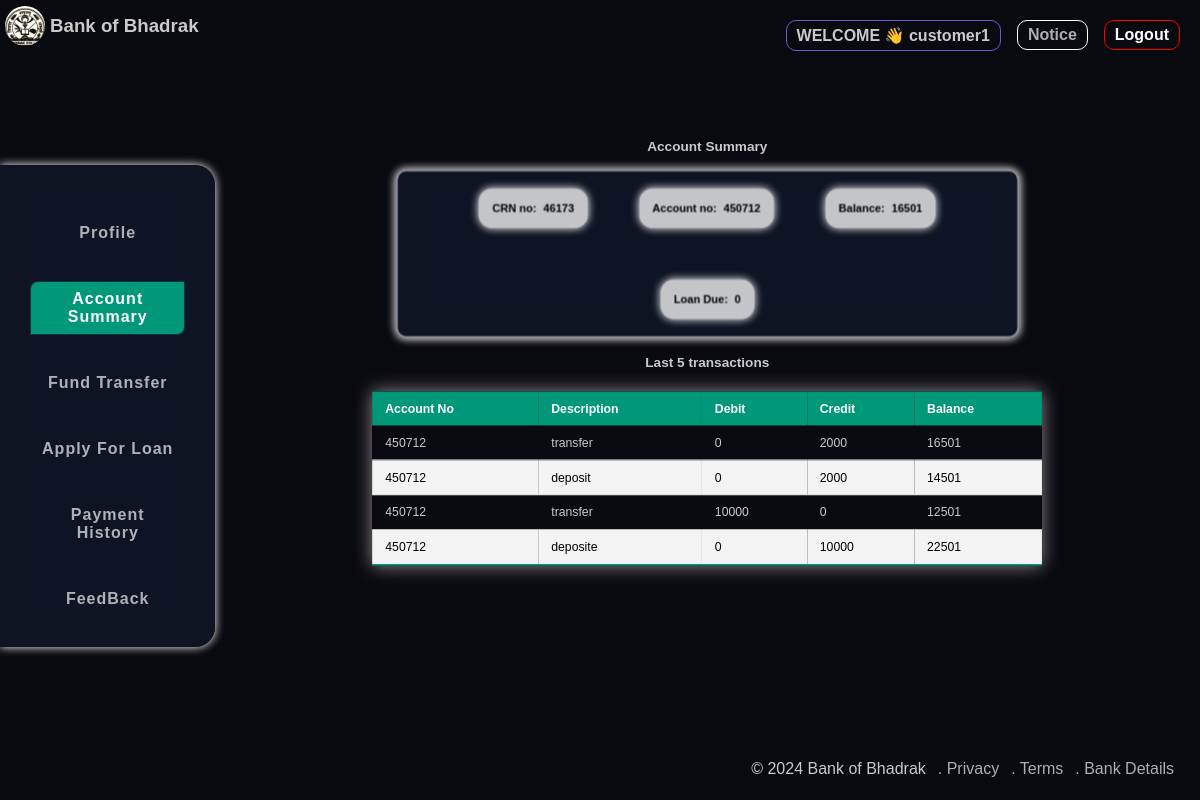
The page /bank/components/customer/customer_dashboard.php (signed in) on the database its author committed.
### tables this page shows
CREATE TABLE `useraccounts` (
  `uname` varchar(50) NOT NULL,
  `password` varchar(50) NOT NULL,
  `aadhaarno` bigint(11) NOT NULL,
  `panno` varchar(50) NOT NULL,
  `name` varchar(50) NOT NULL,
  `email` varchar(50) NOT NULL,
  `mobno` bigint(20) NOT NULL,
  `crn` bigint(20) NOT NULL,
  `accountno` bigint(20) NOT NULL,
  `balance` bigint(20) NOT NULL DEFAULT 0,
  `loanamt` int(11) NOT NULL,
  `loandue` int(11) NOT NULL,
  `acctype` varchar(20) NOT NULL,
  `city` varchar(50) NOT NULL,
  `address` varchar(100) NOT NULL,
  `source` varchar(50) NOT NULL,
  `branch` bigint(50) NOT NULL DEFAULT 100000,
  `date` date NOT NULL,
  `status` varchar(20) NOT NULL DEFAULT 'NEW'
);

CREATE TABLE `cd` (
  `id` int(11) NOT NULL,
  `accno` int(11) NOT NULL,
  `description` varchar(50) NOT NULL,
  `credit` int(11) NOT NULL,
  `debit` int(11) NOT NULL,
  `balance` int(11) NOT NULL,
  `date` datetime NOT NULL DEFAULT current_timestamp()
);

### bank/components/customer/customer_dashboard.php (the view, shortened to what this page needs)
<html lang="en">
<head>
    <link rel="stylesheet" href="style.css">
</head>
        <?php
            require "db.php";
            $userId=$_SESSION['userId'];
            $sql="SELECT * FROM useraccounts WHERE uname='$userId'";
            $result=mysqli_query($conn,$sql);
            $row=mysqli_fetch_array($result);
            $accno=$row['accountno'];
            $crn=$row['crn'];
            $balance=$row['balance'];
            $loanDue=$row['loandue'];
        ?>
<body>
    <nav>
        <div class="logo">
        <a href="#"><img src="/bank/images/logo.jpg" alt=""></a>
        <h3>Bank of Bhadrak</h3>
        </div>
        <div class="icons">
            <ul>
            <li id="welcome">WELCOME 👋 <?php echo $userId ?></li>
            <a href="show_notice.php"><li>Notice</li></a>
            <a href="/bank/logout.php"><li id="logout">Logout</li></a>
            </ul>
        </div>
    </nav>
    <main>
    <div class="dashboard">
            <ul class="elem">
                <a href="profile.php"><li>Profile</li></a>
                <a href="customer_dashboard.php"><li  style="background:#009879; color:white;">Account Summary</li></a>
                <a href="fund_transfer.php"><li>Fund Transfer</li></a>
                <a href="loan_apply.php"><li>Apply For Loan</li></a>
                <a href="payment_history.php"><li>Payment History</li></a>
                <a href="feedback.php"><li>FeedBack</li></a>
            </ul>
        </div>
        <div class="hero">
            <h4>Account Summary</h4><br>
            <div class="column">
                <div class="row">
                    <div>
                        CRN no:
                    </div>
                    <div>
                        <?php echo $crn ?>
                    </div>
                </div>
                <div class="row">
                    <div>
                        Account no:
                    </div>
                    <div>
                        <?php echo $accno ?>
                    </div>
                </div>
                <div class="row">
                    <div>
                        Balance:
                    </div>
                    <div>
                        <?php echo $balance ?>
                    </div>
                </div>
                <div class="row">
                    <div>
                        Loan Due:
                    </div>
                    <div>
                        <?php echo $loanDue ?>
                    </div>
                </div>
            </div>
            <div  align="center" class="recent-transactions" id="recent-transactions">
                <h4>Last 5 transactions</h4>
                <table class="styled">
                    <thead>
                        <tr>
                        <th>Account No</th>
                        <th>Description</th>
                        <th>Debit</th>
                        <th>Credit</th>
                        <th>Balance</th>
                        </tr>
                    </thead>
                    <tbody>
                    <?php
                    $sql="SELECT * FROM cd WHERE accno='$accno' ORDER BY cd.id desc LIMIT 0,5 ";
                    $result=mysqli_query($conn,$sql);
                    if(mysqli_num_rows($result)>0){
                    while($row=mysqli_fetch_array($result)){
                        echo "
                        <tr>
                        <td>".$row['accno']."</td>
                        <td>".$row['description']."</td>
                        <td>".$row['debit']."</td>
                        <td>".$row['credit']."</td>
                        <td>".$row['balance']."</td>
                        </tr>
                        ";
                        }
                    }else{
                        echo "<script>document.getElementById('recent-transactions').innerHTML='🙂'</script>";
                    }
                    ?>
                    </tbody>
                </table>
            </div>
        </div>
    </main>
    <footer style="display:flex; justify-content:flex-end; gap:12px; transform:translateX(-26px);">
            <div>&copy; 2024 Bank of Bhadrak</div>
            <div><a href="/bank/privacy.php">. Privacy</a></div>
            <div><a href="/bank/terms.php">. Terms</a></div>
            <div><a href="/bank/bankDetails.php">. Bank Details</a></div>
    </footer>
</body>
</html>

### bank/components/customer/style.css (style rules this page uses)
* { margin:0; padding:0; font-family:'Poppins',sans-serif; }
body { background-color: rgb(9, 9, 16); color:rgb(202, 202, 202); }
nav { display:flex; justify-content: space-between; }
nav .logo { display:flex; align-items: center; }
nav .logo img { height:40px; width:40px; padding:5px; border-radius: 30px; }
main { display:flex; height:80vh; justify-content: space-evenly; align-items: center; }
img { width:50%; }
footer { text-align:center; bottom:0; position:absolute; width:100vw; height:5vh; }
a { text-decoration: none; color:rgba(255, 255, 255, 0.676); }
main { padding:0; margin:0; justify-content: space-between; }
.dashboard { display:flex; margin-top:30px; flex-direction: column; padding:10px; backdrop-filter: blur(16px) saturate(180%); -webkit-backdrop-filter: blur(16px) saturate(180%); background-color: rgba(17, 25, 40, 0.75); box-sizing: border-box; box-shadow: 0 0 10px white; border-top-right-radius:20px ; border-bottom-right-radius: 20px; text-align: center; font-weight: 700; letter-spacing: 1; transform: translate(0,20px); }
.dashboard .elem { display:flex; flex-direction: column; gap:10px; padding:20px; }
.dashboard .elem li { border-bottom-right-radius: 8px; border-top-left-radius: 8px; }
li { list-style-type: none; margin-top: 20px; }
.elem li { padding:0.5rem; border:1px solid rgba(17, 25, 40, 0.75); }
.hero { display: flex; flex-direction: column; justify-content: center; align-items: center; width:90vw; margin-top: 10vh; height: 100%; }
.hero .column { display:flex; flex-wrap: wrap; gap:5vw; backdrop-filter: blur(16px) saturate(180%); -webkit-backdrop-filter: blur(16px) saturate(180%); background-color: rgba(17, 25, 40, 0.75); border-radius: 12px; border: 2px solid rgba(255, 255, 255, 0.598); box-shadow: 0 0 10px 1px white; padding: 20px; margin-bottom: 20px; width:70%; }
.hero .column .row { display:flex; gap:0.5rem; font-size:13px; background-color: rgba(255, 255, 255, 0.758); padding:1rem; border-radius: 16px; box-shadow: 0 0 10px white; color:black; align-items: center; font-weight: 600; cursor: pointer; }
.recent-transactions { width:100%; height:80vh; }
.styled { border-collapse: collapse; margin:25px 0; font-size: 0.9em; font-family: sans-serif; box-shadow: 0 0 20px rgba(224, 213, 213, 0.623); width:80%; }
.styled thead tr { background-color: #009879; color:white; text-align: left; }
.styled th, .styled td { padding: 12px 15px; }
.styled tbody tr { border-bottom: 1px solid #dddddd; }
.styled tbody tr:nth-of-type(even) { background-color: #f3f3f3; color:black; }
.styled tbody tr:last-of-type { border-bottom: 2px solid #009879; }
nav .icons { padding-right: 20px; }
nav .icons ul { display: flex; flex-direction: row; gap:1rem; }
nav .icons ul li { padding:5px; border:1px solid white; padding: 5px 10px 5px 10px; }
nav .icons ul li { border-radius: 10px; font-weight: 600; }
nav .icons ul #welcome { border: 1px solid slateblue; }
#logout { color:white; border: 1px solid red; }
.row { font-size:14px; padding:4px; }

### bank/components/customer/customer_dashboard.php (style rules this page uses)
.column { justify-content:center; align-items:center; }
.hero { scale:0.85; }

### rows shown on the page
useraccounts: crn "46173", accountno "450712", balance "16501", loandue "0"
cd: accno "450712", description "transfer", debit "0", credit "2000", balance "16501"
cd: accno "450712", description "deposit", debit "0", credit "2000", balance "14501"
cd: accno "450712", description "transfer", debit "10000", credit "0", balance "12501"
cd: accno "450712", description "deposite", debit "0", credit "10000", balance "22501"

### other values the page prints
$userId "customer1"
